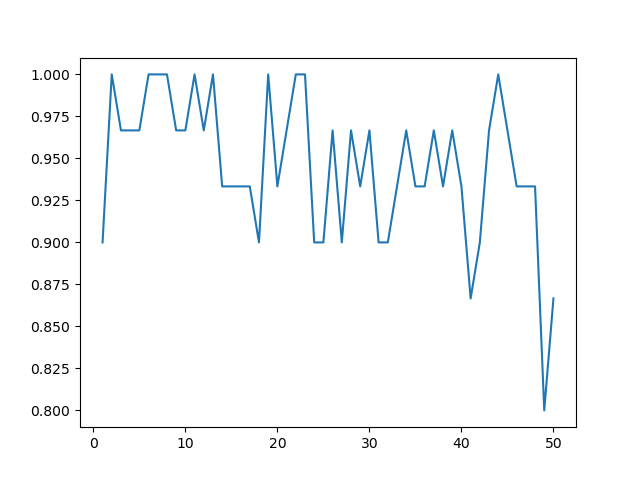

Reproduce this figure in Python.
from json.tool import main
from mimetypes import init
import math
import numpy as np
import scipy.spatial
from collections import Counter
from collections import OrderedDict
import pandas as pd #for data franes 
import matplotlib.pyplot as plt # for data visualization 
import seaborn as sns # for data visualization
import warnings
warnings.filterwarnings('ignore')
from sklearn.utils import shuffle
from sklearn.model_selection import train_test_split

class KNN:

    def __init__(self, k):
        self.k = k

    def dataframe(self, data, labels):
        return pd.read_csv(data, names = labels)
    
    def shuffle(self, data):
        return shuffle(data)

    def train_test_split(self, data):
        X, y = train_test_split(data, test_size=0.2)
        return X,y

    def knn(self, X, y):      
        d = {}
        knn = []
        for test_index, test_row in y.iterrows():
            d = {}
            point1 = np.array([test_row['f1'], test_row['f2'], test_row['f3'], test_row['f4']])
            for train_index, train_row in X.iterrows():
                dist = 0
                point2 = np.array([train_row['f1'], train_row['f2'], train_row['f3'], train_row['f4']])
                dist = scipy.spatial.distance.euclidean(point1, point2)
                d.update({ dist : [ train_row['f1'], train_row['f2'], train_row['f3'], train_row['f4'], train_row['label'] ] })
            count=0
            knearest = []
            for i in sorted(d.keys()):
                if(count<self.k):
                    knearest.append(d[i][4])
                    count+=1
                else:
                    break
            # print((knearest, test_row['label']))
            knn.append((knearest, test_row['label']))
        # print(knn)
        return knn
    

    def accuracy(self, knn):
        count = 0 
        for tup in knn:
            l = tup[0]
            occurence_count = Counter(l)
            s = occurence_count.most_common(1)[0][0]
            if s == tup[1]:
                count+=1
        return count/len(knn)
    
    

            

            
    
obj = KNN(3)
data = 'iris.csv'
labels= ['f1', 'f2', 'f3', 'f4', 'label']
X, y = obj.train_test_split(obj.shuffle(obj.dataframe(data, labels)))
# print(X.head())
# print(y.head())
list = obj.knn(X, y)
acc = obj.accuracy(list)
print(acc)

time = []
acclist = []
for i in range(1, 51):
    obj = KNN(i)
    data = 'iris.csv'
    labels= ['f1', 'f2', 'f3', 'f4', 'label']
    X, y = obj.train_test_split(obj.shuffle(obj.dataframe(data, labels)))
    # print(X.head())
    # print(y.head())
    list = obj.knn(X, y)
    acc = obj.accuracy(list)
    time.append(i)
    acclist.append(acc)

plt.plot(time, acclist)
plt.show()









            




    
   
